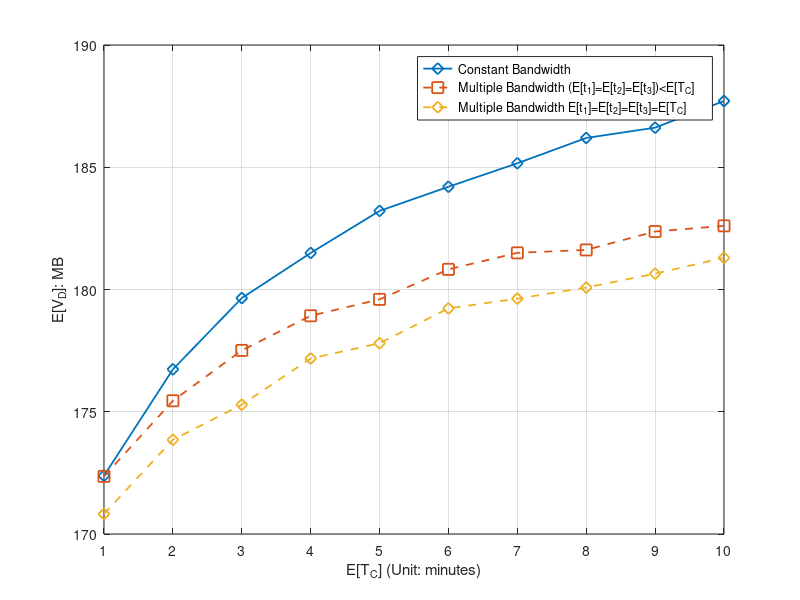

Write the MATLAB code that produced this figure.
%% Minutes
x_label =[1 2 3 4 5 6 7 8 9 10];



%% for DeadlinMissRatio

%Miss ratio
%y_11 = [0.54201	0.51074	0.49332	0.48117	0.47124	0.46502	0.45913	0.45264	0.44957	0.44413];
%y_12 = [0.54232	0.51564	0.50089	0.48744	0.48047	0.47605	0.47268	0.46938	0.46651	0.46598];
%y_13 = [0.54806	0.52237	0.50891	0.4993	0.49648	0.49496	0.49	0.48841	0.48641	0.48569];

%y_12 = [0.54187	0.51666	0.49998	0.49127	0.48518	0.47809	0.47434	0.47448	0.46965	0.46927];
%y_13 = [0.54712	0.52467	0.51542	0.50435	0.50211	0.49156	0.49046	0.48612	0.48412	0.48052];


%y_14 = [0.432	0.47088	0.4963	0.51284	0.5245	0.5316	0.54176	0.55268	0.55506	0.56238];

%E[V_O]
%y_11 = [36.698252	48.777429	56.249335	61.100257	65.160407	67.998925	70.461009	72.685285	74.53069	76.341619];
%y_12 = [36.366575	47.350583	52.969961	56.989049	59.993386	61.718776	63.077413	64.092313	65.28079	65.61505];
%y_13 = [34.137244	43.397434	48.546281	51.583916	53.912692	55.331729	56.989414	58.278117	59.392691	59.559143];

%y_12 = [36.13961	46.59251	52.245023	56.181976	58.773197	60.771787	62.69757	63.827827	64.996155	65.168916];
%y_13 = [33.927362	42.643863	47.300822	51.238002	53.070075	55.812209	56.912251	58.4353	59.714716	60.916082];

%y_14 = [42.255999	34.354196	29.796815	26.425294	23.72836	21.448916	19.960341	17.817315	16.867355	15.336617];


%E[V_D]
y_11 = [172.384637	176.735045	179.648859	181.494369	183.214694	184.201828	185.162554	186.197609	186.618631	187.710241];
%y_12 = [172.112338	175.694453	177.505229	179.37772	180.531192	181.119859	181.473202	181.679564	182.123825	182.266884];
%y_13 = [170.858759	174.290411	176.089212	177.456639	177.874936	178.360174	179.092139	179.419506	179.962116	180.083029];

y_12 = [172.357522	175.448972	177.509939	178.925468	179.597095	180.824202	181.498832	181.619047	182.3724	182.60413]
y_13 = [170.820891	173.854077	175.28918	177.178453	177.802342	179.2264	179.625016	180.079909	180.648854	181.298328]

%y_14 = [95.839995	92.910963	91.229952	89.829139	88.893638	88.690399	87.838165	86.993613	86.842999	86.362248];


i = i+1;
figure(i)

plot(x_label,y_11,'-d', 'MarkerSize',8, 'LineWidth',1.3)
hold on
plot(x_label,y_12,'--s', 'MarkerSize',8, 'LineWidth',1.3)
hold on
plot(x_label,y_13,'--d', 'MarkerSize',8, 'LineWidth',1.3)
hold on
%plot(x_label,y_14,'--o', 'MarkerSize',8, 'LineWidth',1.3)
%hold on


%ylabel('P_{miss}')
%ylabel('E[V_0]: MB')
ylabel('E[V_D]: MB')
xlabel('E[T_C] (Unit: minutes)')


xticklabels({'1','2','3','4','5','6','7','8','9','10'});

												
xlim([1, 10]);


set(gca, 'XTick', x_label);
%set(gca,'xticklabel',num2str(get(gca,'XTick')','%.4f'))
%legend({'F=200','F=500','F=1000'},'NumColumns',1);
%legend({'r_2=r_1 (Constant Bandwidth)','r_2=2r_1(Multiple Bandwidth)','r_2=3r_1(Multiple Bandwidth)','r_2=4r_1(Multiple Bandwidth)'},'NumColumns',1);
%legend({'Constant Bandwidth','Multiple Bandwidth (m=3)'},'NumColumns',1);

%legend({'Constant Bandwidth','Multiple Bandwidth (E[t_1]=E[t_2])<E[T_C]','Multiple Bandwidth E[t_1]=E[t_2]=E[T_C]'},'NumColumns',1);
legend({'Constant Bandwidth','Multiple Bandwidth (E[t_1]=E[t_2]=E[t_3])<E[T_C]','Multiple Bandwidth E[t_1]=E[t_2]=E[t_3]=E[T_C]'},'NumColumns',1);

%legend({'Constant Bandwidth','Multiple Bandwidth (m=2)','Multiple Bandwidth (m=3)'},'NumColumns',1);

hold off;
grid on;